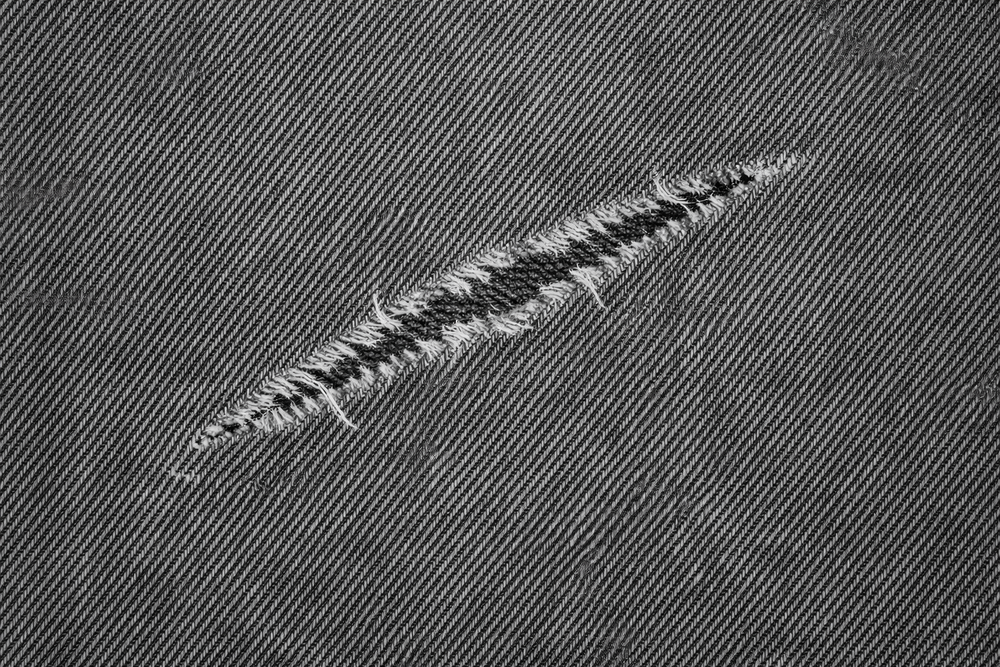
#> input picture labs/lab2/images/denim_tear.png, 1000 x 667 px, shrunk from 1536 x 1024 before the run
$ python task3.py
#> lines starting #> are read from the running program, lines starting #| are printed output that depends on the picture; after the words box and inside, x2 and y2 are one past the last pixel; in counts of white or black regions, pixels touching at a corner belong together
### labs/lab2/task2.py
import cv2
import numpy as np
import matplotlib.pyplot as plt


def loadGrayscaleImage(image_path: str) -> np.ndarray:
    """Carga una imagen en escala de grises (uint8)"""
    img = cv2.imread(image_path, cv2.IMREAD_GRAYSCALE)
    if img is None:
        raise ValueError(f"No se pudo leer la imagen: {image_path}")
    return img


# [132 lines left out: functions ensureBinaryImage, normalizeForegroundToWhite, applyOpening, applyClosing, showImages, main, not called in this run]


# [2 lines that do not run on import are left out]

### labs/lab2/task3.py
import os
from datetime import datetime

import cv2
import numpy as np
import matplotlib.pyplot as plt
from task2 import loadGrayscaleImage


LOG_DIR = "logs"
CSV_DIR = "csv"
CSV_HEADER = [
	"timestamp",
	"image_name",
	"pipeline",
	"img_h",
	"img_w",
	"sigma",
	"radius",
	"p_used",
	"thr_used",
	"white_ratio_raw",
	"white_ratio_pre",
	"white_ratio_candidate",
	"white_ratio_final",
	"candidate_area",
	"candidate_energy_sum",
	"candidate_bbox_x",
	"candidate_bbox_y",
	"candidate_bbox_w",
	"candidate_bbox_h",
]


"""
Formato de logs (TSV):
1. timestamp_utc,LEVEL,STAGE,message,k=v,k=v...
"""
def ensure_dirs() -> None:
	os.makedirs(LOG_DIR, exist_ok=True)
	os.makedirs(CSV_DIR, exist_ok=True)


def utc_ts() -> str:
	return datetime.utcnow().strftime("%Y-%m-%dT%H:%M:%SZ")


def file_ts() -> str:
	return datetime.utcnow().strftime("%Y%m%d_%H%M%S")


def open_log_and_csv(run_name: str) -> tuple[str, str]:
	ensure_dirs()
	log_path = os.path.join(LOG_DIR, f"{run_name}.log")
	csv_path = os.path.join(CSV_DIR, f"{run_name}.csv")

	with open(csv_path, "w", encoding="utf-8", newline="\n") as f:
		f.write(",".join(CSV_HEADER) + "\n")

	return log_path, csv_path


def log_event(log_path: str, level: str, stage: str, msg: str, **kv: object) -> None:
	parts = [utc_ts(), level, stage, msg]
	for k, v in kv.items():
		parts.append(f"{k}={v}")
	line = "\t".join(parts) + "\n"
	print(line, end="")
	with open(log_path, "a", encoding="utf-8", newline="\n") as f:
		f.write(line)


def csv_append(csv_path: str, row: dict[str, object]) -> None:
	values = []
	for k in CSV_HEADER:
		values.append(str(row.get(k, "")))
	line = ",".join(values) + "\n"
	with open(csv_path, "a", encoding="utf-8", newline="\n") as f:
		f.write(line)


def img_stats(img: np.ndarray) -> dict[str, float]:
	vals = img.astype(np.float32)
	return {
		"min": float(np.min(vals)),
		"p1": float(np.percentile(vals, 1)),
		"p5": float(np.percentile(vals, 5)),
		"p50": float(np.percentile(vals, 50)),
		"p95": float(np.percentile(vals, 95)),
		"p99": float(np.percentile(vals, 99)),
		"max": float(np.max(vals)),
		"mean": float(np.mean(vals)),
		"std": float(np.std(vals)),
	}


"""
Connected Components (CC):
1. Reporta los componentes por área (topk) y métricas para depurar
2. Distancia al centro ayuda cuando el defecto suele estar cerca del centro
3. touches_border evita que el fondo pegado al borde “gane” por área
"""

def cc_report(binary: np.ndarray, topk: int = 10) -> list[dict[str, object]]:
	num_labels, _, stats, centroids = cv2.connectedComponentsWithStats(binary, connectivity=8)
	h, w = binary.shape
	cx0, cy0 = w / 2.0, h / 2.0

	rows: list[dict[str, object]] = []
	for lab in range(1, num_labels):
		x = int(stats[lab, cv2.CC_STAT_LEFT])
		y = int(stats[lab, cv2.CC_STAT_TOP])
		ww = int(stats[lab, cv2.CC_STAT_WIDTH])
		hh = int(stats[lab, cv2.CC_STAT_HEIGHT])
		area = int(stats[lab, cv2.CC_STAT_AREA])

		cx, cy = centroids[lab]
		dist = float(np.sqrt((cx - cx0) ** 2 + (cy - cy0) ** 2))
		aspect = float(max(ww, hh) / max(1, min(ww, hh)))
		touches_border = (x == 0) or (y == 0) or (x + ww >= w) or (y + hh >= h)

		rows.append(
			{
				"label": lab,
				"area": area,
				"dist": dist,
				"aspect": aspect,
				"touches_border": touches_border,
				"bbox": (x, y, ww, hh),
			}
		)

	rows.sort(key=lambda r: int(r["area"]), reverse=True)
	return rows[:topk]


def show_images(images: list[np.ndarray], titles: list[str], figsize=(16, 8)) -> None:
	plt.figure(figsize=figsize)
	for i, (img, title) in enumerate(zip(images, titles), start=1):
		plt.subplot(1, len(images), i)
		plt.imshow(img, cmap="gray", vmin=0, vmax=255)
		plt.title(title)
		plt.axis("off")
	plt.tight_layout()
	plt.show()


def ComputeFFT(gray_img: np.ndarray) -> np.ndarray:
	fft = np.fft.fft2(gray_img)
	return np.fft.fftshift(fft)


def ComputeIFFT(filtered_fft: np.ndarray) -> np.ndarray:
	ifft_shifted = np.fft.ifftshift(filtered_fft)
	img_back = np.fft.ifft2(ifft_shifted)
	img_back = np.abs(img_back)
	return cv2.normalize(img_back, None, 0, 255, cv2.NORM_MINMAX).astype(np.uint8)


def ApplyLowPassFilter(fft_shifted: np.ndarray, radius: int) -> np.ndarray:
	rows, cols = fft_shifted.shape
	center_row, center_col = rows // 2, cols // 2
	mask = np.zeros((rows, cols), dtype=np.uint8)
	cv2.circle(mask, (center_col, center_row), radius, 1, thickness=-1)
	return fft_shifted * mask


def ApplyGaussianLowPassFilter(fft_shifted: np.ndarray, sigma: float) -> tuple[np.ndarray, np.ndarray]:
	rows, cols = fft_shifted.shape
	center_row, center_col = rows // 2, cols // 2

	y, x = np.ogrid[:rows, :cols]
	dist2 = (y - center_row) ** 2 + (x - center_col) ** 2
	mask = np.exp(-dist2 / (2.0 * (sigma ** 2))).astype(np.float32)

	return fft_shifted * mask, mask


def threshold_image(img: np.ndarray, thresh_value: int) -> np.ndarray:
	_, binary = cv2.threshold(img, thresh_value, 255, cv2.THRESH_BINARY)
	return binary


"""
Morfología:
1. OPEN quita ruido blanco pequeño
2. CLOSE rellena huecos y conecta partes cercanas del defecto
3. Tamaños de kernel ajustables si cambia la escala del defecto
"""

def refine_mask(binary_img: np.ndarray) -> np.ndarray:
	kernel_open = cv2.getStructuringElement(cv2.MORPH_ELLIPSE, (5, 5))
	kernel_close = cv2.getStructuringElement(cv2.MORPH_ELLIPSE, (9, 9))
	opened = cv2.morphologyEx(binary_img, cv2.MORPH_OPEN, kernel_open)
	refined = cv2.morphologyEx(opened, cv2.MORPH_CLOSE, kernel_close)
	return refined


def threshold_by_percentile(img: np.ndarray, percentile: float) -> tuple[np.ndarray, float]:
	t = float(np.percentile(img, percentile))
	_, binary = cv2.threshold(img, t, 255, cv2.THRESH_BINARY)
	return binary, t


"""
Selección de umbral por percentiles:
1. Evita Otsu cuando el fondo domina
2. Busca un white_ratio para que CC tenga algo que escoger
3. min_thr evita el caso común thr=0 cuando casi todo es 0
"""

def choose_percentile_threshold(
	img: np.ndarray,
	p_list: list[float],
	min_thr: float,
	target_white_min: float,
	target_white_max: float,
	log_path: str,
	stage: str,
) -> tuple[np.ndarray, float, float, float]:
	fallback = None
	in_range: list[tuple[np.ndarray, float, float, float]] = []

	for p in p_list:
		b, t = threshold_by_percentile(img, p)
		wr = float(np.mean(b == 255))
		log_event(log_path, "INFO", stage, "percentile_probe", p=p, thr=t, white_ratio=wr)

		if t >= min_thr and fallback is None:
			fallback = (b, p, t, wr)

		if t >= min_thr and (target_white_min <= wr <= target_white_max):
			in_range.append((b, p, t, wr))

	if in_range:
		in_range.sort(key=lambda x: x[1], reverse=True)
		b, p, t, wr = in_range[0]
		log_event(log_path, "INFO", stage, "percentile_select_in_range", p_used=p, thr_used=t, white_ratio_raw=wr)
		return b, t, p, wr

	if fallback is not None:
		b, p, t, wr = fallback
		log_event(log_path, "WARN", stage, "percentile_select_fallback", p_used=p, thr_used=t, white_ratio_raw=wr)
		return b, t, p, wr

	b, t = threshold_by_percentile(img, max(p_list))
	wr = float(np.mean(b == 255))
	log_event(log_path, "ERROR", stage, "percentile_select_forced", p_used=max(p_list), thr_used=t, white_ratio_raw=wr)
	return b, t, max(p_list), wr


"""
Selección de componente por energía:
1. En vez de “más grande” o “más centrado”, usa suma(energy_img) por componente
2. Aquí energy_img = diff_pos_blur, que resalta el defecto en textile_defect.jpg
3. reject_border evita que regiones grandes pegadas a bordes ganen
"""

def pick_component_by_energy(
	binary_img: np.ndarray,
	energy_img: np.ndarray,
	min_area: int,
	reject_border: bool,
) -> tuple[np.ndarray, dict[str, object] | None]:
	num_labels, labels, stats, _ = cv2.connectedComponentsWithStats(binary_img, connectivity=8)
	if num_labels <= 1:
		return binary_img, None

	h, w = binary_img.shape
	best_label = -1
	best_energy = -1.0
	best_info: dict[str, object] | None = None

	for lab in range(1, num_labels):
		x = int(stats[lab, cv2.CC_STAT_LEFT])
		y = int(stats[lab, cv2.CC_STAT_TOP])
		ww = int(stats[lab, cv2.CC_STAT_WIDTH])
		hh = int(stats[lab, cv2.CC_STAT_HEIGHT])
		area = int(stats[lab, cv2.CC_STAT_AREA])

		if area < min_area:
			continue

		touches_border = (x == 0) or (y == 0) or (x + ww >= w) or (y + hh >= h)
		if reject_border and touches_border:
			continue

		mask = labels == lab
		e_sum = float(np.sum(energy_img[mask]))

		if e_sum > best_energy:
			best_energy = e_sum
			best_label = lab
			best_info = {
				"label": lab,
				"area": area,
				"energy_sum": e_sum,
				"bbox": (x, y, ww, hh),
			}

	out = np.zeros_like(binary_img)
	if best_label != -1:
		out[labels == best_label] = 255
		return out, best_info

	return binary_img, None


def RunPipelineDenim(
	image_name: str,
	gray_img: np.ndarray,
	log_path: str,
	csv_path: str,
) -> None:
	radius = 40
	thresh_value = 140
	h, w = gray_img.shape

	log_event(log_path, "INFO", "denim", "start", image=image_name, radius=radius, thresh=thresh_value)

	fft_shifted = ComputeFFT(gray_img)
	magnitude_spectrum = np.log(1 + np.abs(fft_shifted))

	filtered_fft = ApplyLowPassFilter(fft_shifted, radius=radius)
	smoothed_img = ComputeIFFT(filtered_fft)

	binary_mask = threshold_image(smoothed_img, thresh_value=thresh_value)
	final_mask = refine_mask(binary_mask)

	wr_candidate = float(np.mean(binary_mask == 255))
	wr_final = float(np.mean(final_mask == 255))
	log_event(log_path, "INFO", "denim", "finish", white_ratio_candidate=wr_candidate, white_ratio_final=wr_final)

	csv_append(
		csv_path,
		{
			"timestamp": utc_ts(),
			"image_name": image_name,
			"pipeline": "denim",
			"img_h": h,
			"img_w": w,
			"sigma": "",
			"radius": radius,
			"p_used": "",
			"thr_used": thresh_value,
			"white_ratio_raw": "",
			"white_ratio_pre": "",
			"white_ratio_candidate": wr_candidate,
			"white_ratio_final": wr_final,
			"candidate_area": "",
			"candidate_energy_sum": "",
			"candidate_bbox_x": "",
			"candidate_bbox_y": "",
			"candidate_bbox_w": "",
			"candidate_bbox_h": "",
		},
	)

	show_images(
		[gray_img, magnitude_spectrum, smoothed_img, binary_mask, final_mask],
		[
			"Imagen original",
			"Espectro de magnitud (FFT)",
			"Imagen suavizada (IFFT)",
			"Máscara preliminar (threshold)",
			"Máscara final (morfología)",
		],
		figsize=(18, 6),
	)


def RunPipelineTextile(
	image_name: str,
	gray_img: np.ndarray,
	log_path: str,
	csv_path: str,
) -> None:
	sigma = 12.0
	h, w = gray_img.shape

	log_event(log_path, "INFO", "textile", "start", image=image_name, sigma=sigma)

	fft_shifted = ComputeFFT(gray_img)
	magnitude_spectrum = np.log(1 + np.abs(fft_shifted))
	magnitude_spectrum_vis = cv2.normalize(magnitude_spectrum, None, 0, 255, cv2.NORM_MINMAX).astype(np.uint8)

	filtered_fft, gaussian_mask = ApplyGaussianLowPassFilter(fft_shifted, sigma=sigma)
	gaussian_mask_vis = cv2.normalize(gaussian_mask, None, 0, 255, cv2.NORM_MINMAX).astype(np.uint8)

	smoothed_img = ComputeIFFT(filtered_fft)

	"""
	Diferencia dirigida (clave en textile_defect.jpg):
	1. absdiff mezclaba cambios en ambos sentidos (más oscuro y más claro).
	2. interesa solo donde la suavizada es más brillante que la original
	3. Eso separa mejor el defecto del grano del fondo
	"""
	diff_pos = np.clip(smoothed_img.astype(np.int16) - gray_img.astype(np.int16), 0, 255).astype(np.uint8)
	diff_pos_blur = cv2.GaussianBlur(diff_pos, (0, 0), sigmaX=2.0)
	diff_pos_blur_vis = cv2.normalize(diff_pos_blur, None, 0, 255, cv2.NORM_MINMAX).astype(np.uint8)

	s0 = img_stats(gray_img)
	s1 = img_stats(smoothed_img)
	s2 = img_stats(diff_pos)
	s3 = img_stats(diff_pos_blur)
	log_event(log_path, "INFO", "textile_stats", "gray_img", **s0)
	log_event(log_path, "INFO", "textile_stats", "smoothed_img", **s1)
	log_event(log_path, "INFO", "textile_stats", "diff_pos", **s2)
	log_event(log_path, "INFO", "textile_stats", "diff_pos_blur", **s3)

	p_list = [97.0, 97.5, 98.0, 98.5, 99.0, 99.2, 99.4, 99.6, 99.8, 99.9]
	binary_raw, thr_used, p_used, wr_raw = choose_percentile_threshold(
		diff_pos_blur,
		p_list=p_list,
		min_thr=1.0,
		target_white_min=0.001,
		target_white_max=0.02,
		log_path=log_path,
		stage="textile_percentile",
	)

	kernel_pre = cv2.getStructuringElement(cv2.MORPH_ELLIPSE, (3, 3))
	binary_pre = cv2.morphologyEx(binary_raw, cv2.MORPH_OPEN, kernel_pre, iterations=1)
	wr_pre = float(np.mean(binary_pre == 255))
	log_event(log_path, "INFO", "textile", "pre_open", white_ratio_pre=wr_pre)

	top_raw = cc_report(binary_raw, topk=10)
	top_pre = cc_report(binary_pre, topk=10)
	for r in top_raw:
		x, y, ww, hh = r["bbox"]
		log_event(
			log_path,
			"INFO",
			"textile_cc_raw",
			"cc",
			label=r["label"],
			area=r["area"],
			dist=r["dist"],
			aspect=r["aspect"],
			touches_border=r["touches_border"],
			bbox_x=x,
			bbox_y=y,
			bbox_w=ww,
			bbox_h=hh,
		)
	for r in top_pre:
		x, y, ww, hh = r["bbox"]
		log_event(
			log_path,
			"INFO",
			"textile_cc_pre",
			"cc",
			label=r["label"],
			area=r["area"],
			dist=r["dist"],
			aspect=r["aspect"],
			touches_border=r["touches_border"],
			bbox_x=x,
			bbox_y=y,
			bbox_w=ww,
			bbox_h=hh,
		)

	binary_mask, best_info = pick_component_by_energy(
		binary_pre,
		energy_img=diff_pos_blur,
		min_area=50,
		reject_border=True,
	)

	wr_candidate = float(np.mean(binary_mask == 255))
	log_event(log_path, "INFO", "textile", "candidate", white_ratio_candidate=wr_candidate)

	final_mask = refine_mask(binary_mask)
	wr_final = float(np.mean(final_mask == 255))
	log_event(log_path, "INFO", "textile", "finish", white_ratio_final=wr_final)

	bx = by = bw = bh = area = e_sum = ""
	if best_info is not None:
		area = best_info["area"]
		e_sum = best_info["energy_sum"]
		bx, by, bw, bh = best_info["bbox"]
		log_event(
			log_path,
			"INFO",
			"textile_pick",
			"picked_by_energy",
			area=area,
			energy_sum=e_sum,
			bbox_x=bx,
			bbox_y=by,
			bbox_w=bw,
			bbox_h=bh,
		)
	else:
		log_event(log_path, "WARN", "textile_pick", "no_valid_component")

	csv_append(
		csv_path,
		{
			"timestamp": utc_ts(),
			"image_name": image_name,
			"pipeline": "textile",
			"img_h": h,
			"img_w": w,
			"sigma": sigma,
			"radius": "",
			"p_used": p_used,
			"thr_used": thr_used,
			"white_ratio_raw": wr_raw,
			"white_ratio_pre": wr_pre,
			"white_ratio_candidate": wr_candidate,
			"white_ratio_final": wr_final,
			"candidate_area": area,
			"candidate_energy_sum": e_sum,
			"candidate_bbox_x": bx,
			"candidate_bbox_y": by,
			"candidate_bbox_w": bw,
			"candidate_bbox_h": bh,
		},
	)

	show_images(
		[
			gray_img,
			magnitude_spectrum_vis,
			gaussian_mask_vis,
			smoothed_img,
			diff_pos_blur_vis,
			binary_raw,
			binary_pre,
			binary_mask,
			final_mask,
		],
		[
			"Imagen original",
			"Espectro de magnitud (FFT)",
			"Máscara paso bajo gaussiana (frecuencia)",
			"Imagen suavizada (IFFT)",
			"diff_pos_blur (visualizado con normalize)",
			"Máscara raw (percentil)",
			"Máscara tras apertura 3x3",
			"Candidato (CC por energía)",
			"Máscara final (morfología)",
		],
		figsize=(28, 7),
	)


def main() -> None:
	run_name = f"task3_{file_ts()}"
	log_path, csv_path = open_log_and_csv(run_name)
	log_event(log_path, "INFO", "run", "start", run_name=run_name, csv_path=csv_path)

	"""
	1. Cada imagen corre con su pipeline específico
	2. Los resultados quedan en un único log/csv por corrida (timestamped)
	"""
	images = [
		("images/denim_tear.png", "denim"),
		("images/textile_defect.jpg", "textile"),
	]

	for image_path, pipeline in images:
		image_name = os.path.basename(image_path)
		gray_img = loadGrayscaleImage(image_path)
		log_event(log_path, "INFO", "run", "image_loaded", image=image_name, pipeline=pipeline, shape=str(gray_img.shape))

		if pipeline == "denim":
			RunPipelineDenim(image_name, gray_img, log_path, csv_path)
#> in RunPipelineDenim, `magnitude_spectrum = np.log(1 + np.abs(fft_shifted))`:
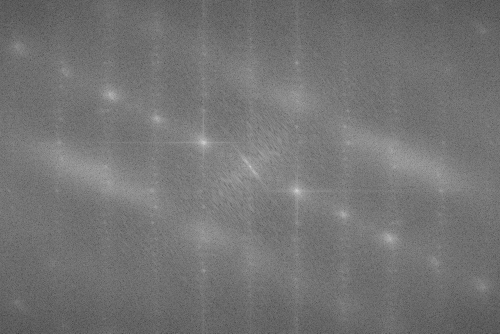
#> magnitude_spectrum: shape (667, 1000) float64 (shown at 1/2 size); min 2.23, max 17.84, mean 9.35; drawn with min black and max white
#> in ApplyLowPassFilter, `cv2.circle(mask, (center_col, center_row), radius, 1, thickness=-1)`:
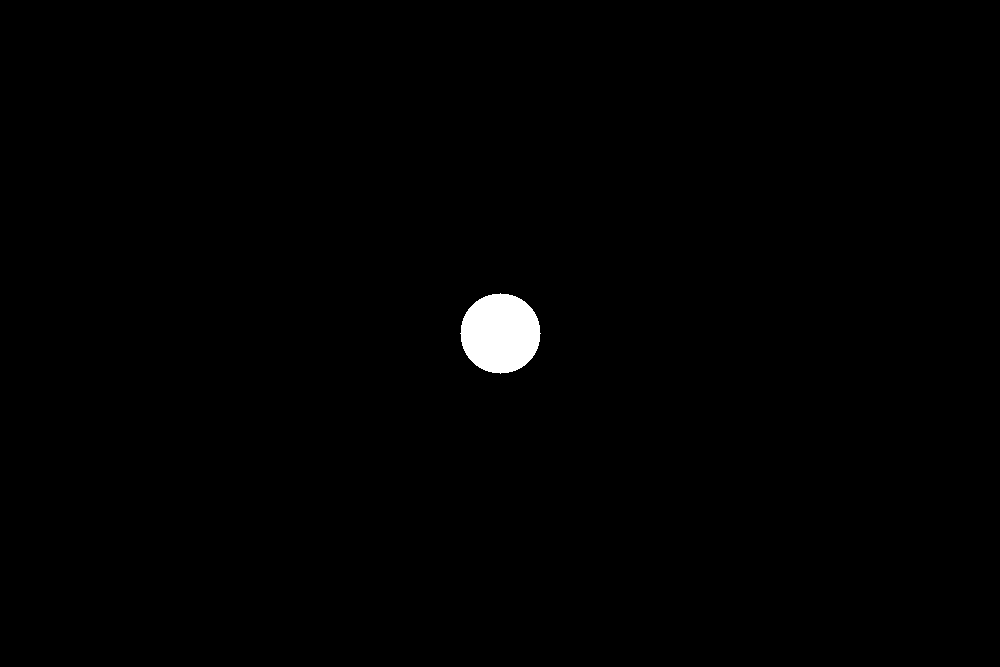
#> mask: shape (667, 1000); values 0 (black) and 1 (white), 0.75% white; 1 white region, box (x1, y1, x2, y2) and area: (460, 293, 541, 374) 5025
#> in ComputeIFFT, `img_back = np.abs(img_back)`:
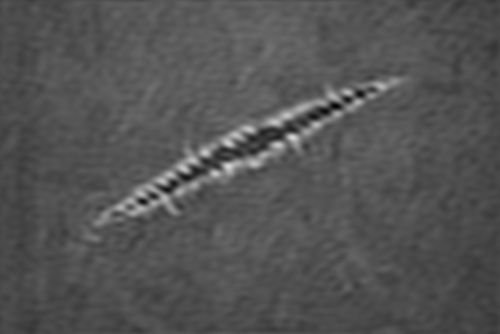
#> img_back: shape (667, 1000) float64 (shown at 1/2 size); min 0.259, max 216.6, mean 84
#> in ComputeIFFT, `return cv2.normalize(img_back, None, 0, 255, cv2.NORM_MINMAX).astype(n..`:
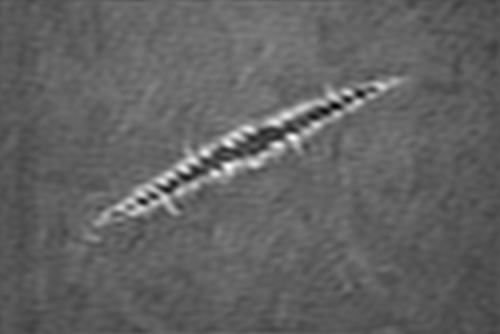
#> returned value: shape (667, 1000) (shown at 1/2 size); min 0, max 255, mean 98.2
#> in threshold_image, `_, binary = cv2.threshold(img, thresh_value, 255, cv2.THRESH_BINARY)`:
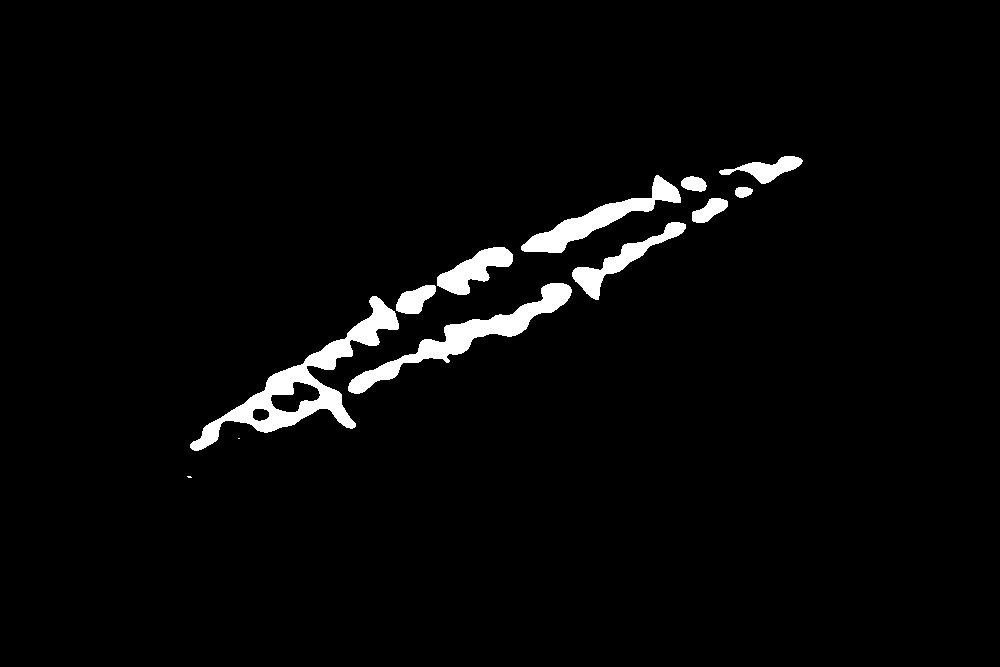
#> binary: shape (667, 1000); 3% white; 12 white regions (2 under 20 px), largest, box (x1, y1, x2, y2) and area: (190, 296, 399, 451) 6194, (348, 283, 572, 394) 4387, (521, 175, 681, 253) 3043
#> in RunPipelineDenim, `wr_candidate = float(np.mean(binary_mask == 255))`: wr_candidate = 0.0299
#> in RunPipelineDenim, `wr_final = float(np.mean(final_mask == 255))`: wr_final = 0.0301
#> after the loop in csv_append, `for k in CSV_HEADER:`: values = ['2026-11-21T00:02:49Z', 'denim_tear.png', 'denim', '667', '1000', '', '40', '', '140', '', '', '0.02987856071964018', '0.03009895052473763', '', '', '', '', '', '']
#> the loop in show_images, `for i, (img, title) in enumerate(zip(images, titles), start=1):` made 5 passes
#> title on passes 1 to 5: 'Imagen original', 'Espectro de magnitud (FFT)', 'Imagen suavizada (IFFT)', 'Máscara preliminar (threshold)', 'Máscara final (morfología)'
		else:
			RunPipelineTextile(image_name, gray_img, log_path, csv_path)

	log_event(log_path, "INFO", "run", "finish", run_name=run_name)


if __name__ == "__main__":
	main()
